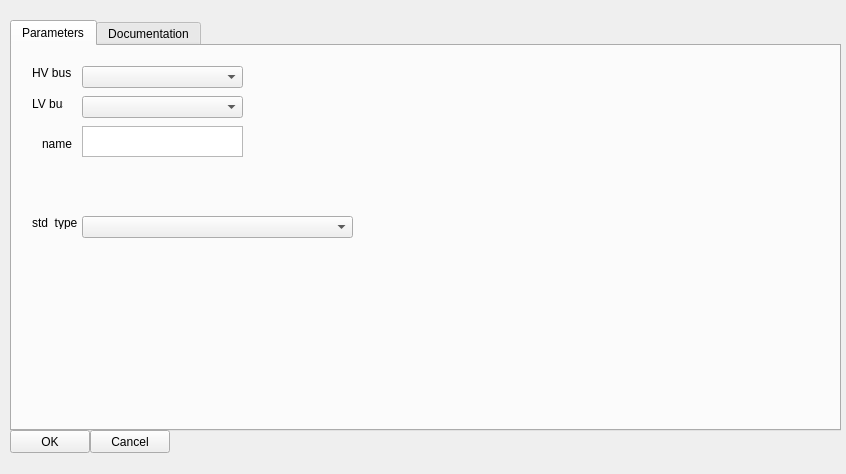
<?xml version="1.0" encoding="UTF-8"?>
<ui version="4.0">
 <class>Form</class>
 <widget class="QWidget" name="Form">
  <property name="geometry">
   <rect>
    <x>0</x>
    <y>0</y>
    <width>846</width>
    <height>474</height>
   </rect>
  </property>
  <property name="windowTitle">
   <string>Trafo</string>
  </property>
  <widget class="QTabWidget" name="tabWidget">
   <property name="geometry">
    <rect>
     <x>10</x>
     <y>20</y>
     <width>831</width>
     <height>411</height>
    </rect>
   </property>
   <property name="currentIndex">
    <number>0</number>
   </property>
   <widget class="QWidget" name="parameters">
    <attribute name="title">
     <string>Parameters</string>
    </attribute>
    <widget class="QLabel" name="bus_number_label">
     <property name="geometry">
      <rect>
       <x>20</x>
       <y>50</y>
       <width>31</width>
       <height>16</height>
      </rect>
     </property>
     <property name="text">
      <string>LV bus</string>
     </property>
    </widget>
    <widget class="QLabel" name="bus_number_label_2">
     <property name="geometry">
      <rect>
       <x>20</x>
       <y>170</y>
       <width>47</width>
       <height>13</height>
      </rect>
     </property>
     <property name="text">
      <string>std_type</string>
     </property>
    </widget>
    <widget class="QLabel" name="p_kw_label">
     <property name="geometry">
      <rect>
       <x>20</x>
       <y>20</y>
       <width>47</width>
       <height>13</height>
      </rect>
     </property>
     <property name="text">
      <string>HV bus</string>
     </property>
    </widget>
    <widget class="QTextEdit" name="name">
     <property name="geometry">
      <rect>
       <x>70</x>
       <y>80</y>
       <width>161</width>
       <height>31</height>
      </rect>
     </property>
    </widget>
    <widget class="QLabel" name="bus_number_label_3">
     <property name="geometry">
      <rect>
       <x>30</x>
       <y>90</y>
       <width>31</width>
       <height>16</height>
      </rect>
     </property>
     <property name="text">
      <string>name</string>
     </property>
    </widget>
    <widget class="QComboBox" name="standard_type">
     <property name="geometry">
      <rect>
       <x>70</x>
       <y>170</y>
       <width>271</width>
       <height>22</height>
      </rect>
     </property>
    </widget>
    <widget class="QComboBox" name="hv_bus">
     <property name="geometry">
      <rect>
       <x>70</x>
       <y>20</y>
       <width>161</width>
       <height>22</height>
      </rect>
     </property>
    </widget>
    <widget class="QComboBox" name="lv_bus">
     <property name="geometry">
      <rect>
       <x>70</x>
       <y>50</y>
       <width>161</width>
       <height>22</height>
      </rect>
     </property>
    </widget>
   </widget>
   <widget class="QWidget" name="help">
    <attribute name="title">
     <string>Documentation</string>
    </attribute>
    <widget class="QWidget" name="verticalLayoutWidget">
     <property name="geometry">
      <rect>
       <x>0</x>
       <y>10</y>
       <width>621</width>
       <height>371</height>
      </rect>
     </property>
     <layout class="QVBoxLayout" name="docsView"/>
    </widget>
    <widget class="QWidget" name="verticalLayoutWidget_2">
     <property name="geometry">
      <rect>
       <x>630</x>
       <y>0</y>
       <width>211</width>
       <height>391</height>
      </rect>
     </property>
     <layout class="QVBoxLayout" name="elementView"/>
    </widget>
   </widget>
  </widget>
  <widget class="QPushButton" name="cancel">
   <property name="geometry">
    <rect>
     <x>90</x>
     <y>430</y>
     <width>80</width>
     <height>23</height>
    </rect>
   </property>
   <property name="text">
    <string>Cancel</string>
   </property>
  </widget>
  <widget class="QPushButton" name="ok">
   <property name="geometry">
    <rect>
     <x>10</x>
     <y>430</y>
     <width>80</width>
     <height>23</height>
    </rect>
   </property>
   <property name="text">
    <string>OK</string>
   </property>
  </widget>
 </widget>
 <resources/>
 <connections/>
</ui>
